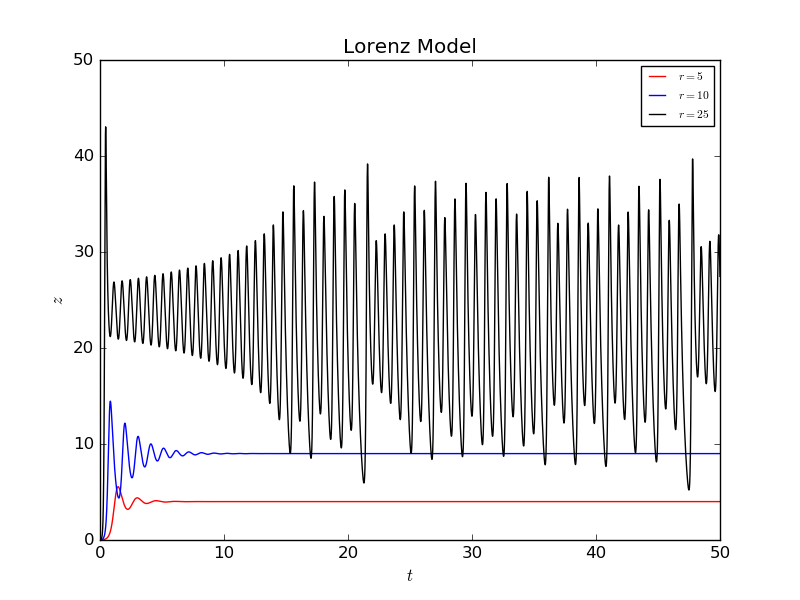

Generate this figure with Python:
import math
import matplotlib.pyplot as plt 

sigma=10.0
b=(8.0)/(3.0)
max_time=50
dt=0.0001
N=max_time/dt

def lor_gen(r):
    x=[1]
    y=[0]
    z=[0]
    t=[0]
    loop=0
    while loop<N:
        x.append((sigma*(y[loop]-x[loop]))*dt+x[loop])
        y.append((-(x[loop])*(z[loop])+r*(x[loop])-y[loop])*dt+y[loop])
        z.append(((x[loop])*(y[loop])-b*(z[loop]))*dt+z[loop])
        t.append(t[loop]+dt)
        loop=loop+1
    return [t,x,y,z]

z_1=lor_gen(5.0)[3]
z_2=lor_gen(10.0)[3]
z_3=lor_gen(25.0)[3]
t=lor_gen(5.0)[0]

line_1,=plt.plot(t,z_1,'r-')
line_2,=plt.plot(t,z_2,'b-')
line_3,=plt.plot(t,z_3,'k-')
plt.xlabel('$t$')
plt.ylabel('$z$')
plt.axis([0,50,0,50])
plt.title('Lorenz Model')
plt.legend([line_1,line_2,line_3],['$r=5$','$r=10$','$r=25$'],fontsize='x-small')
plt.show()
